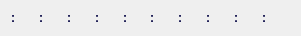
   <widget class="QWidget" name="gridLayoutWidget_4">
    <property name="geometry">
     <rect>
      <x>55</x>
      <y>43</y>
      <width>301</width>
      <height>31</height>
     </rect>
    </property>
    <layout class="QGridLayout" name="gridLayout_4">
     <property name="spacing">
      <number>0</number>
     </property>
     <item row="0" column="7">
      <widget class="QLabel" name="colon_2">
       <property name="styleSheet">
        <string notr="true">QLabel {
	font: 16pt &quot;MS Shell Dlg 2&quot;;
	font-weight: bold;
    color: #000040;
    border: 0px solid #000000;
}
</string>
       </property>
       <property name="text">
        <string>:</string>
       </property>
      </widget>
     </item>
     <item row="0" column="5">
      <widget class="QLabel" name="colon_4">
       <property name="styleSheet">
        <string notr="true">QLabel {
	font: 16pt &quot;MS Shell Dlg 2&quot;;
	font-weight: bold;
    color: #000040;
    border: 0px solid #000000;
}
</string>
       </property>
       <property name="text">
        <string>:</string>
       </property>
      </widget>
     </item>
     <item row="0" column="4">
      <widget class="QLabel" name="colon_5">
       <property name="styleSheet">
        <string notr="true">QLabel {
	font: 16pt &quot;MS Shell Dlg 2&quot;;
	font-weight: bold;
    color: #000040;
    border: 0px solid #000000;
}
</string>
       </property>
       <property name="text">
        <string>:</string>
       </property>
      </widget>
     </item>
     <item row="0" column="3">
      <widget class="QLabel" name="colon_6">
       <property name="styleSheet">
        <string notr="true">QLabel {
	font: 16pt &quot;MS Shell Dlg 2&quot;;
	font-weight: bold;
    color: #000040;
    border: 0px solid #000000;
}
</string>
       </property>
       <property name="text">
        <string>:</string>
       </property>
      </widget>
     </item>
     <item row="0" column="2">
      <widget class="QLabel" name="colon_7">
       <property name="styleSheet">
        <string notr="true">QLabel {
	font: 16pt &quot;MS Shell Dlg 2&quot;;
	font-weight: bold;
    color: #000040;
    border: 0px solid #000000;
}
</string>
       </property>
       <property name="text">
        <string>:</string>
       </property>
      </widget>
     </item>
     <item row="0" column="1">
      <widget class="QLabel" name="colon_8">
       <property name="styleSheet">
        <string notr="true">QLabel {
	font: 16pt &quot;MS Shell Dlg 2&quot;;
	font-weight: bold;
    color: #000040;
    border: 0px solid #000000;
}
</string>
       </property>
       <property name="text">
        <string>:</string>
       </property>
      </widget>
     </item>
     <item row="0" column="9">
      <widget class="QLabel" name="colon_0">
       <property name="styleSheet">
        <string notr="true">QLabel {
	font: 16pt &quot;MS Shell Dlg 2&quot;;
	font-weight: bold;
    color: #000040;
    border: 0px solid #000000;
}
</string>
       </property>
       <property name="text">
        <string>:</string>
       </property>
      </widget>
     </item>
     <item row="0" column="0">
      <widget class="QLabel" name="colon_9">
       <property name="styleSheet">
        <string notr="true">QLabel {
	font: 16pt &quot;MS Shell Dlg 2&quot;;
	font-weight: bold;
    color: #000040;
    border: 0px solid #000000;
}
</string>
       </property>
       <property name="text">
        <string>:</string>
       </property>
      </widget>
     </item>
     <item row="0" column="8">
      <widget class="QLabel" name="colon_1">
       <property name="styleSheet">
        <string notr="true">QLabel {
	font: 16pt &quot;MS Shell Dlg 2&quot;;
	font-weight: bold;
    color: #000040;
    border: 0px solid #000000;
}
</string>
       </property>
       <property name="text">
        <string>:</string>
       </property>
      </widget>
     </item>
     <item row="0" column="6">
      <widget class="QLabel" name="colon_3">
       <property name="styleSheet">
        <string notr="true">QLabel {
	font: 16pt &quot;MS Shell Dlg 2&quot;;
	font-weight: bold;
    color: #000040;
    border: 0px solid #000000;
}
</string>
       </property>
       <property name="text">
        <string>:</string>
       </property>
      </widget>
     </item>
    </layout>
   </widget>
